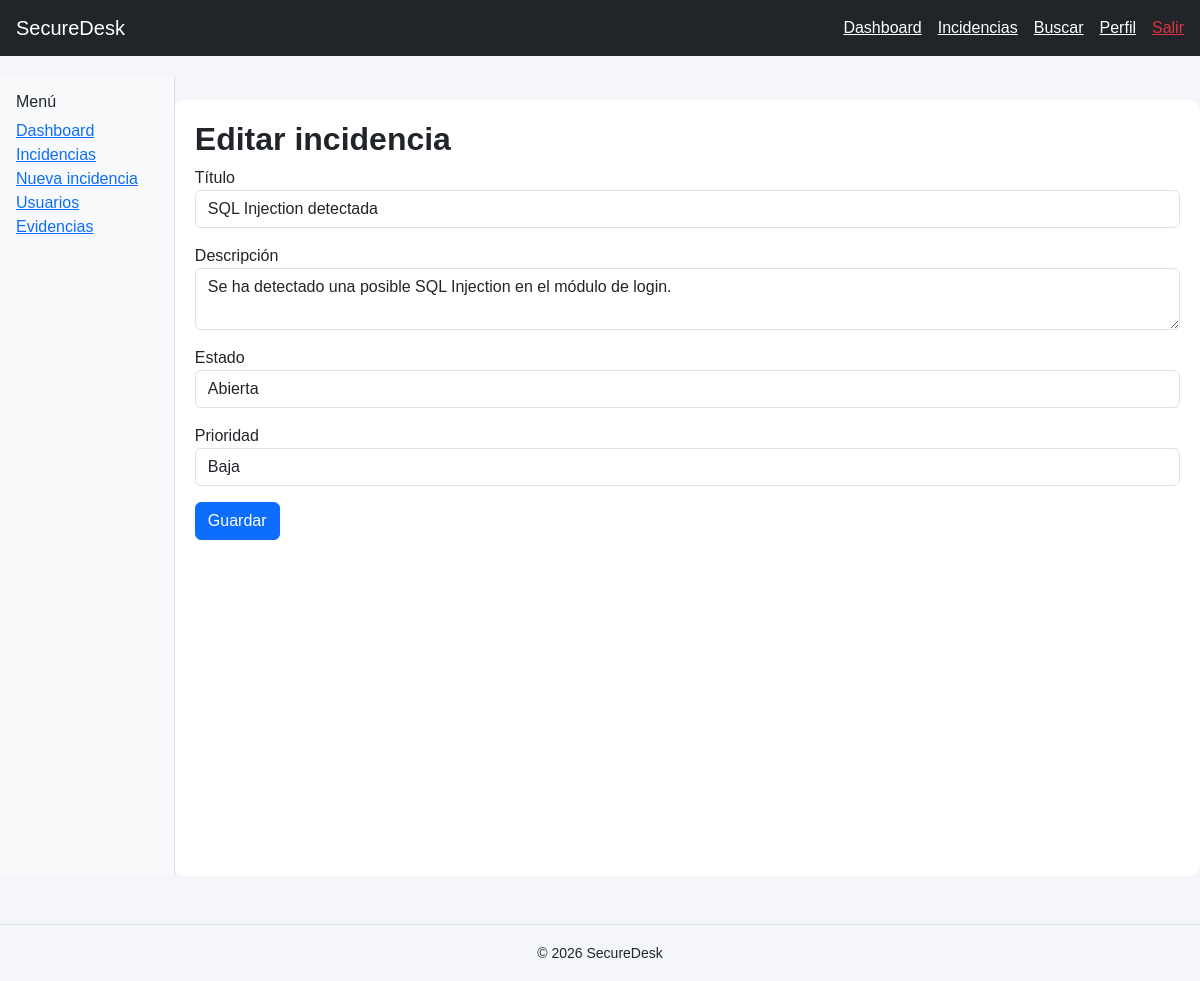
Screenshot of /edit_incident.php?id=1 (signed in) with the database file from the repository.
### tables this page shows
CREATE TABLE incidencias (
    id INT AUTO_INCREMENT PRIMARY KEY,
    titulo VARCHAR(200) NOT NULL,
    descripcion TEXT NOT NULL,
    prioridad ENUM('Baja','Media','Alta','Crítica') DEFAULT 'Media',
    estado ENUM('Abierta','En progreso','Cerrada') DEFAULT 'Abierta',
    usuario_id INT,
    fecha_creacion TIMESTAMP DEFAULT CURRENT_TIMESTAMP,
    FOREIGN KEY(usuario_id) REFERENCES usuarios(id)
);

### edit_incident.php (the view, shortened to what this page needs)
<?php
require_once "config/database.php";
require_once "templates/header.php";
$id = $_GET["id"];
$incidencia = $conexion->query("SELECT * FROM incidencias WHERE id=$id")->fetch(PDO::FETCH_ASSOC);
?>
<?php include "templates/navbar.php"; ?>
<div class="d-flex">
<?php include "templates/sidebar.php"; ?>
<div class="container mt-4">
    <h2>Editar incidencia</h2>
    <form method="POST">
        <div class="mb-3">
            <label>Título</label>
            <input type="text" name="titulo" value="<?php echo $incidencia['titulo']; ?>" class="form-control">
        </div>
        <div class="mb-3">
            <label>Descripción</label>
            <textarea name="descripcion" class="form-control"><?php echo $incidencia['descripcion']; ?></textarea>
        </div>
        <div class="mb-3">
            <label>Estado</label>
            <select name="estado" class="form-control">
                <option>Abierta</option>
            </select>
        </div>
        <div class="mb-3">
            <label>Prioridad</label>
            <select name="prioridad" class="form-control">
                <option>Baja</option>
            </select>
        </div>
        <button class="btn btn-primary">Guardar</button>
    </form>
</div>
</div>
<?php require_once "templates/footer.php"; ?>

### assets/css/style.css (style rules this page uses)
body { background-color: #f4f6f9; font-family: Arial, sans-serif; }
h2 { font-weight: bold; }
.container { background: white; padding: 20px; border-radius: 10px; }

### rows the page displays
incidencias: titulo "SQL Injection detectada", descripcion "Se ha detectado una posible SQL Injection en el módulo de login."
